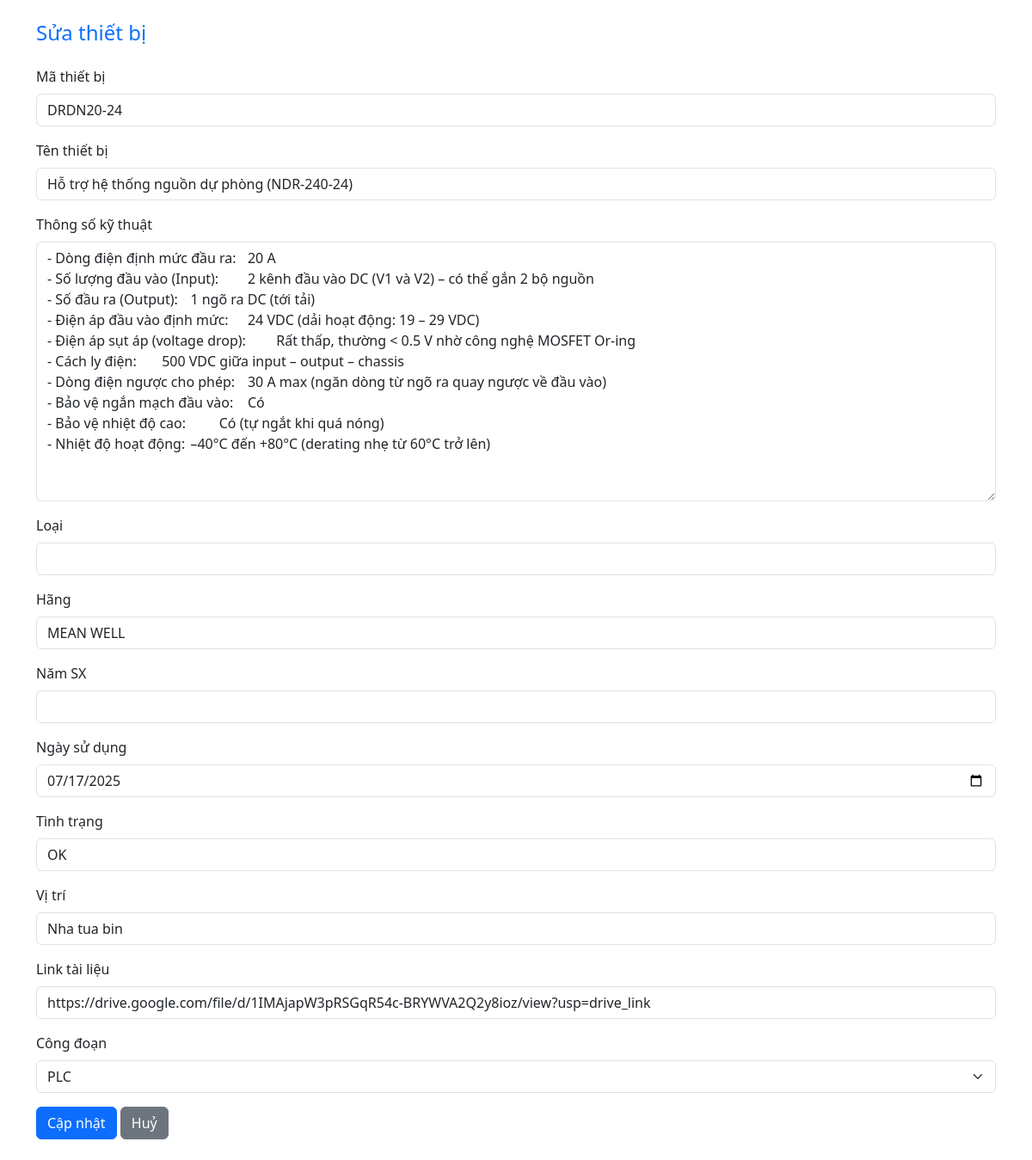
Screenshot of /edit/59 (signed in) with the database file from the repository.
### tables this page shows
CREATE TABLE devices (
    id INTEGER PRIMARY KEY AUTOINCREMENT,
    code TEXT,
    name TEXT,
    specs TEXT,
    category TEXT,
    manufacturer TEXT,
    year TEXT,
    date_in_use TEXT,
    status TEXT,
    location TEXT,
    link TEXT,
    stage TEXT
);

### app.py (the view)
@app.route('/edit/<int:id>', methods=['GET'])
def show_edit_device(id):
    if 'user' not in session or session['user']['role'] != 'admin':
        return redirect(url_for('login'))
    conn = get_db()
    device = conn.execute('SELECT * FROM devices WHERE id=?', (id,)).fetchone()
    conn.close()
    return render_template('edit_device.html', device=device, stages=get_stages())

### app.py (called while the page is built)
def get_db():
    conn = sqlite3.connect(DB_FILE)
    conn.row_factory = sqlite3.Row
    return conn

def get_stages():
    return [
        'R11 Nồi hơi SP', 'R21 Nồi hơi AQC', 'R31 Tua Bin',
        'R51 Xử lý nước', 'S41 S71 Bơm cấp nước', 'S61 Tháp giải nhiệt', 'PLC', 'Thiết bị chung'
    ]

### templates/edit_device.html (shortened to what this page needs)
<!DOCTYPE html>
<html lang="vi">
<head>
  <link href="https://cdn.jsdelivr.net/npm/bootstrap@5.3.0/dist/css/bootstrap.min.css" rel="stylesheet">
</head>
<body class="p-4">
  <div class="container">
    <h4 class="mb-4 text-primary">Sửa thiết bị</h4>
    <form method="post" action="{{ url_for('update_device') }}">
      {% for field, label in [
        ('code','Mã thiết bị'), ('name','Tên thiết bị'), ('specs','Thông số kỹ thuật'),
        ('category','Loại'), ('manufacturer','Hãng'), ('year','Năm SX'),
        ('date_in_use','Ngày sử dụng'), ('status','Tình trạng'), ('location','Vị trí'),
        ('link','Link tài liệu')
      ] %}
      <div class="mb-3">
        <label class="form-label">{{label}}</label>
        {% if field == 'specs' %}
          <textarea class="form-control" name="{{field}}" rows="12">{{ device[field] }}</textarea>
        {% elif field == 'date_in_use' %}
          <input type="date" class="form-control" name="{{field}}" value="{{ device[field] }}">
        {% else %}
          <input type="text" class="form-control" name="{{field}}" value="{{ device[field] }}">
        {% endif %}
      </div>
      {% endfor %}
      <div class="mb-3">
        <label class="form-label">Công đoạn</label>
        <select class="form-select" name="stage">
          {% for s in stages %}
            <option value="{{ s }}" {% if s == device['stage'] %}selected{% endif %}>{{ s }}</option>
          {% endfor %}
        </select>
      </div>
      <button type="submit" class="btn btn-primary">Cập nhật</button>
      <a href="{{ url_for('index') }}" class="btn btn-secondary">Huỷ</a>
    </form>
  </div>
</body>
</html>

### rows the page displays
devices: code "DRDN20-24" "Hỗ trợ hệ thống nguồn dự phòng (NDR-240-24)" "MEAN WELL" "OK" "Nha tua bin" "https://drive.google.com/file/d/1IMAjapW3pRSGqR54c-BRYWVA2Q2y8ioz/view?usp=drive_link", specs "- Dòng điện định mức đầu ra: 20 A - Số lượng đầu vào (Input): 2 kênh đầu vào DC (V1 và V2) – có thể gắn 2 bộ nguồn - Số đầu ra (Output): 1 ngõ ra DC (tới tải) - Điện áp đầu vào định mức: 24 VDC (dải hoạt động: 19 – 29 VDC) - Điện áp sụt áp (voltage drop): Rất thấp, thường < 0.5 V nhờ công nghệ MOSFET Or-ing - Cách ly điện: 500 VDC giữa input – output – chassis - Dòng điện ngược cho phép: 30 A max (ngăn dòng từ ngõ ra quay ngược về đầu vào) - Bảo vệ ngắn mạch đầu vào: Có - Bảo vệ nhiệt độ cao: Có (tự ngắt khi quá nóng) - Nhiệt độ hoạt động: –40°C đến +80°C (derating nhẹ từ 60°C trở lên)", date_in_use "07/17/2025", stage "PLC"

### other values shown
{{ label }} "Mã thiết bị" "Tên thiết bị" "Thông số kỹ thuật" "Loại" "Hãng" "Năm SX" "Ngày sử dụng" "Tình trạng" "Vị trí" "Link tài liệu"
